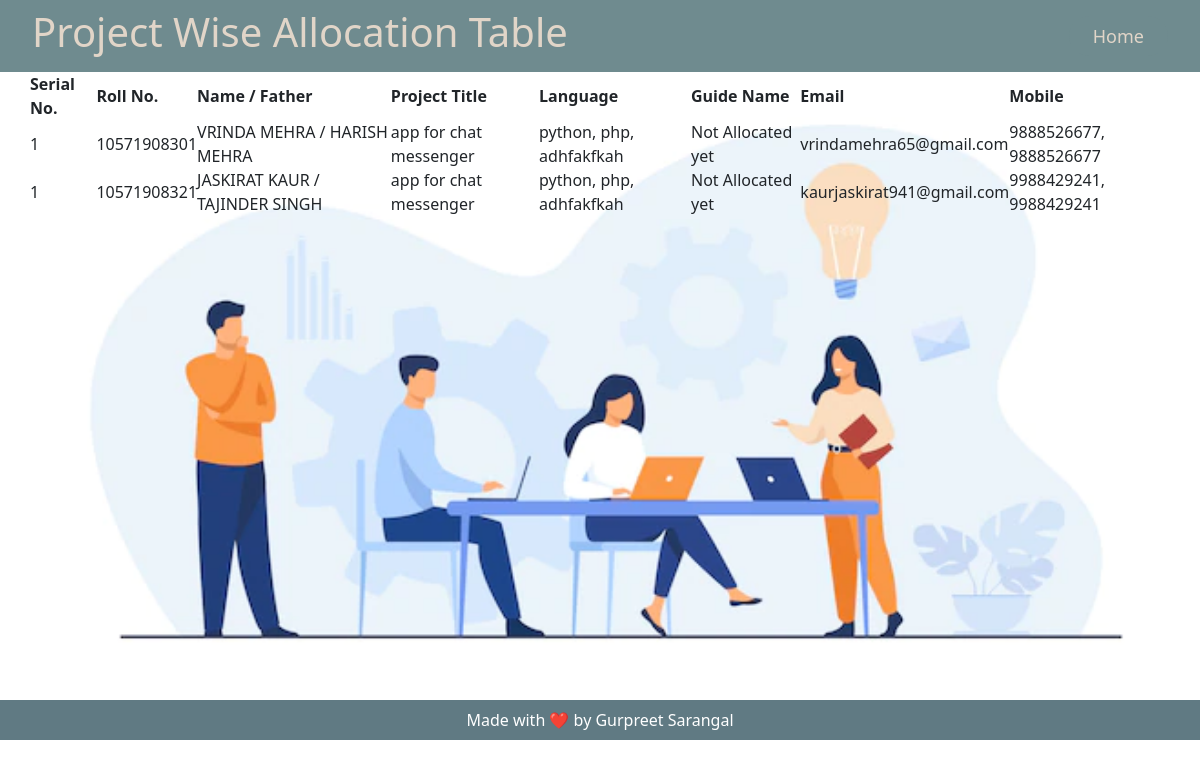
Page /staff/projectwise/ on the committed database.
### collegeAdmin/models.py (models this page shows, shortened)
class student(models.Model):
    session = models.CharField(max_length=10)
    rollNo = models.IntegerField(primary_key=True)
    name = models.CharField(max_length=60)
    fatherName = models.CharField(max_length=60)
    className = models.CharField(max_length=70)
    email = models.EmailField()
    mobile_1 = models.IntegerField()
    mobile_2 = models.IntegerField()

class project(models.Model):
    name = models.CharField(max_length=100)
    language = models.CharField(max_length=60)
    tech = models.CharField(max_length=60)

### staff/views.py (the view)
# urls.py: path('projectwise/', views.projectswise, name="project-wise-table"),
def projectswise(request):
    context = {
        "css":"allocate_project.css",
        "js":"allocate_project.js",
        "entries":[],
    }
    context["entries"] = get_allocation_data()
    return render(request, 'project_wise_view.html',context)

### staff/templates/project_wise_view.html (shortened to what this page needs)
{% extends 'base.html' %}
{% block navbar %}
{% include 'header.html' %}
{% endblock navbar %}
{% block body %}
<div class="container" id="main-content">
    <table>
        <tr>
            <th>Serial No.</th>
            <th>Roll No.</th>
            <th>Name / Father</th>
            <th>Project Title</th>
            <th>Language</th>
            <th>Guide Name</th>
            <th>Email</th>
            <th>Mobile</th>
        </tr>
        {% for entry in entries %}
            <tr>
                <td>{{ forloop.counter }}</td>
                <td>{{ entry.student_1.rollNo}}</td>
                <td>{{ entry.student_1.name}} / {{ entry.student_1.fatherName}}</td>
                <td>{{ entry.project.name}}</td>
                <td>{{ entry.project.lang}}</td>
                <td>{{ entry.guide.name}}</td>
                <td>{{ entry.student_1.email }}</td>
                <td>{{ entry.student_1.mobile1}}, {{ entry.student_1.mobile1}}</td>
            </tr>
            {% if  entry.student_2%}
            <tr>
                <td>{{ forloop.counter }}</td>
                <td>{{ entry.student_2.rollNo}}</td>
                <td>{{ entry.student_2.name}} / {{ entry.student_2.fatherName}}</td>
                <td>{{ entry.project.name}}</td>
                <td>{{ entry.project.lang}}</td>
                <td>{{ entry.guide.name}}</td>
                <td>{{ entry.student_2.email }}</td>
                <td>{{ entry.student_2.mobile1}}, {{ entry.student_2.mobile1}}</td>
            </tr>
            {% endif %}
        {% endfor %}
    </table>
</div>
{% endblock body %}
{% block footer %}
{% include 'footer.html' %}
{% endblock footer %}

### staff/static/staff/css/allocate_project.css (style rules this page uses)
* { margin:0px; padding: 0px; }
:root { --primary: #4f6979; --secondary: #607a83; --tertiary: #6f8b8f; --bg-primary: #928787; --bg-secondary: #bdab9b; --bg-tertiary: #ccbeae; --text-primary: #e1d5c8; }
#main-content { background: url('../../static/images/background1.webp') no-repeat center; background-size: cover; margin: auto; padding: 0px; width: 100%; height: 78.5vh; }

### rows in the picture
student: student_1.name "VRINDA MEHRA", student_1.fatherName "HARISH MEHRA", student_1.email "vrindamehra65@gmail.com"
project: project.name "app for chat messenger", project.lang "python, php, adhfakfkah", project.name "app for chat messenger", project.lang "python, php, adhfakfkah"
student: student_2.name "JASKIRAT KAUR", student_2.fatherName "TAJINDER SINGH", student_2.email "kaurjaskirat941@gmail.com"

### other values in the picture
{{ entry.student_1.rollNo }} "10571908301"
{{ entry.guide.name }} "Not Allocated yet"
{{ entry.student_1.mobile1 }} "9888526677"
{{ entry.student_2.rollNo }} "10571908321"
{{ entry.student_2.mobile1 }} "9988429241"
